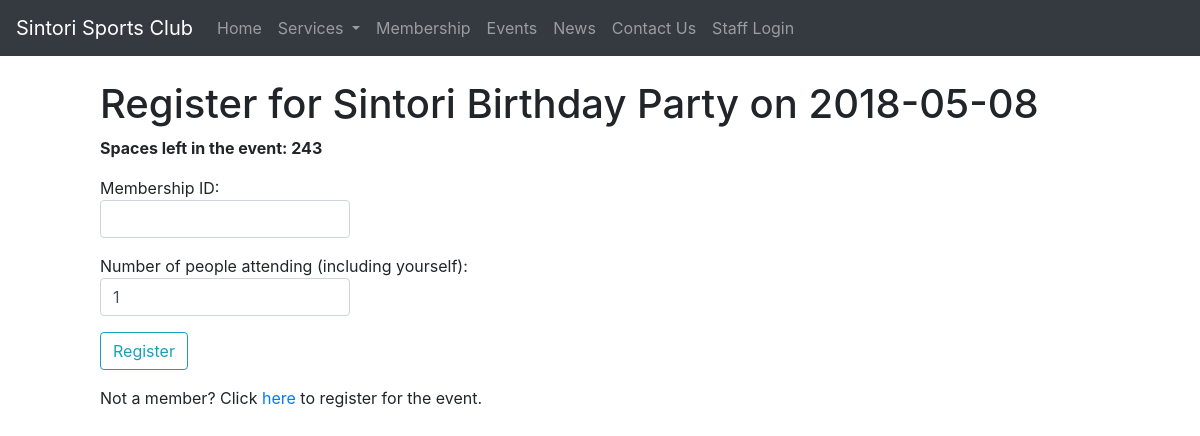
The app's page /user_event_memberRegister.php?id=6 with its own data.
### tables this page shows
CREATE TABLE `event` (
  `eventID` mediumint(8) UNSIGNED NOT NULL,
  `title` varchar(30) NOT NULL,
  `imgPath` varchar(200) DEFAULT NULL,
  `description` longtext NOT NULL,
  `eventTime` time NOT NULL,
  `eventDate` date NOT NULL,
  `maxAttendee` int(4) NOT NULL,
  `currentAttendee` int(11) NOT NULL DEFAULT '0'
);

### user_event_memberRegister.php (the view, shortened to what this page needs)
<!doctype html>
<html>
<head>
	<link rel="stylesheet" type="text/css" href="style.css">
</head>
<body>
	<?php include ('nav.inc.php');
	if ( (isset($_GET['id'])) && (is_numeric($_GET['id'])) ) {
		$id = $_GET['id'];
	} elseif ( (isset($_POST['id'])) && (is_numeric($_POST['id'])) ) {
		$id = $_POST['id'];
	} else {
		echo '<p class="error">This page has not been accessed correctly, please go back to the <a href=http://localhost/SintoriSportsWebsite/user_event_view.php>Events page</a> and select event to register for.</p>';
		exit();
	}
	require ('connectDB.php');
	$q = "SELECT title, eventDate, maxAttendee, currentAttendee FROM event WHERE eventID=$id";
	$r = @mysqli_query($dbc, $q);
	$row = mysqli_fetch_array($r);
	$mID="";
	$numAttendees=1;
	$maxAttendee= $row['maxAttendee'] - $row['currentAttendee'];
	if($_SERVER['REQUEST_METHOD'] == 'POST'){
		$errors = array();
		if(empty($_POST['mID'])){
			array_push($errors, "Please enter your membership number to register. </br>");
		}
		else{
			$q1 = "SELECT * FROM eventbooking WHERE eventID = '$id' AND membershipID = '" . $_POST['mID'] . "'";
			$r1 = @mysqli_query($dbc, $q1);
			if(mysqli_num_rows($r1) == 0){
				$q4 = "SELECT * FROM membership WHERE membershipID='" . $_POST['mID'] . "'";
				$r4 = @mysqli_query($dbc, $q4);
				if(mysqli_num_rows($r4)>0){
					$mID=trim($_POST['mID']);
					$numAttendees=trim($_POST['numAttendees']);
					if($numAttendees>$maxAttendee){
						array_push($errors, "Number of guests entered is above maximum occupancy. </br>");
					}
				} else{
					array_push($errors, "That membership ID does not exist. </br>");
				}
			}
			else{
				array_push($errors, "Membership ID is already registered for event. </br>");
			}
		}
		if(empty($errors)){
			$mID = mysqli_real_escape_string($dbc, htmlspecialchars(trim($mID)));
			$numAttendees = mysqli_real_escape_string($dbc, htmlspecialchars(trim($numAttendees)));
			$q2 = "INSERT INTO eventbooking (eventID, membershipID, numAttendee) values ('$id', '$mID', '$numAttendees')";
			$r2 = @mysqli_query($dbc, $q2);
			if($r2){
				echo "<h2>Thank you. You have successfully registered for " . $row[0] . "</h2>";
				$q3 = "UPDATE event SET currentAttendee = currentAttendee + $numAttendees WHERE eventID=$id LIMIT 1";
				$r3 = @mysqli_query($dbc, $q3);
				if($r3){}
				else{
				}
			} else{
				echo '<p class="error">Member could not be registered due to a system error. Please try again. If this problem persists please contact us.</p>';
			}
		} else {
			foreach($errors as $error){
				echo "<font color=\"red\">ERROR: $error </font><br/>";
			}
		}
	}
	else{
		echo "<h1>Register for " . $row[0] . " on " . $row[1] . "</h1>";
		echo "<p><b>Spaces left in the event: $maxAttendee </b></p>";
		echo "<form action='user_event_memberRegister.php' method='post'>
			<p>Membership ID: <input class='col-3 form-control' type='text' name='mID' value=\"$mID\" /></p>
			<p>Number of people attending (including yourself): <input class='col-3 form-control' type='number' name='numAttendees' value='$numAttendees' /></p>
			<input type='hidden' name='id' value='" . $id . "' />
			<p><input class='btn btn-outline-info' type='submit' name='submit' value='Register' /></p>";
		echo "<p>Not a member? Click <a href=http://localhost/SintoriSportsWebsite/user_event_nonmemberRegister.php?id=" . $id . ">here</a>
		to register for the event.</p>";
	}
	?>
</body>
</html>

### style.css (style rules this page uses)
body { padding-top: 80px; padding-left: 100px; padding-right: 100px; background-color: lightblue; }

### records on screen
event: title "Sintori Birthday Party", eventDate "2018-05-08", maxAttendee "243"
